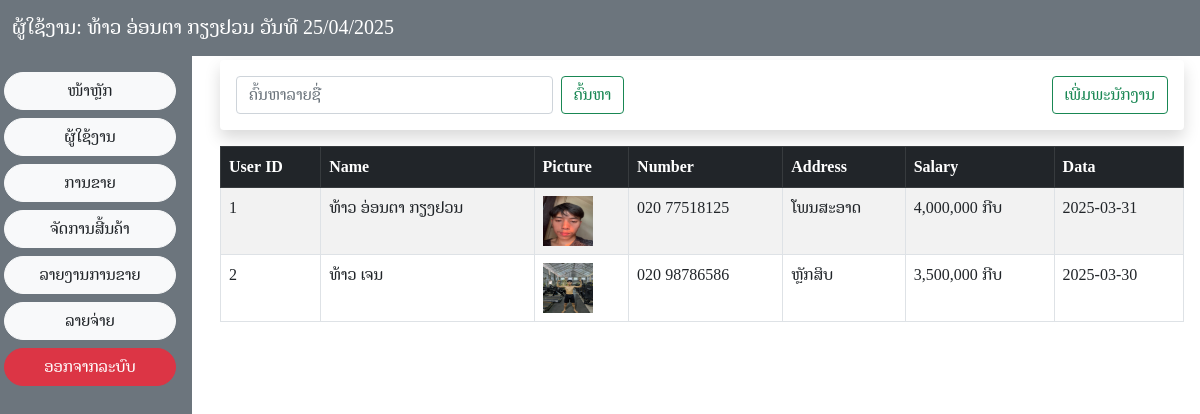
The page /component/user.php (signed in) on the database its author committed.
### tables this page shows
CREATE TABLE IF NOT EXISTS `tb_users` (
  `user_id` int NOT NULL AUTO_INCREMENT,
  `name` varchar(255) NOT NULL,
  `picture` varchar(255) NOT NULL,
  `username` varchar(255) NOT NULL,
  `password` varchar(255) NOT NULL,
  `number` varchar(255) NOT NULL,
  `address` varchar(255) NOT NULL,
  `salary` int NOT NULL,
  `data` date NOT NULL,
  PRIMARY KEY (`user_id`)
);

### server/server.php (called while the page is built, shortened)
<?php
function selectData($connection, $table, $columns = "*", $where = "", $params = []) {
    $sql = "SELECT $columns FROM $table";
    if (!empty($where)) {
        $sql .= " WHERE $where";
    }
    $stmt = $connection->prepare($sql);
    $stmt->execute($params);
    return $stmt->fetchAll(PDO::FETCH_ASSOC);
}
function searchData($connection, $table, $searchColumn, $searchTerm) {
    $where = "$searchColumn LIKE ?";
    $params = ["%$searchTerm%"];
    return selectData($connection, $table, "*", $where, $params);
}
?>

### pages/showuser.php (the view, shortened to what this page needs)
<?php
include_once('../server/server.php');
$users = selectData($connection, "tb_users");
?>
<?php
$search = isset($_GET['search']) ? $_GET['search'] : '';
$users = searchData($connection, "tb_users", "name", $search);
?>
<div class="container">
    <div class="bg-white shadow rounded p-3 mb-3 d-flex justify-content-between">
        <form class="d-flex col-lg-5 col-md-5" role="search" method="GET" action="">
            <input class="form-control me-2" type="search" name="search" placeholder="ຄົ້ນຫາລາຍຊື່" aria-label="Search" value="<?php echo htmlspecialchars($search); ?>">
            <button class="btn btn-outline-success" type="submit">ຄົ້ນຫາ</button>
        </form>
        <div class="d-flex align-items-center">
            <button type="button" class="btn btn-outline-success" data-bs-toggle="modal" data-bs-target="#alertModal">
                ເພີ່ມພະນັກງານ
            </button>
        </div>
    </div>
</div>
<div class="container">
    <table class="table table-striped table-bordered">
        <thead class="table-dark">
            <tr>
                <th scope="col">User ID</th>
                <th scope="col">Name</th>
                <th scope="col">Picture</th>
                <th scope="col">Number</th>
                <th scope="col">Address</th>
                <th scope="col">Salary</th>
                <th scope="col">Data</th>
            </tr>
        </thead>
        <tbody>
            <?php
            $number = 1;
            ?>
            <?php foreach ($users as $user): ?>
                <tr>
                    <td><?php echo $number++; ?></td>
                    <td><?php echo htmlspecialchars($user['name']); ?></td>
                    <td>
                        <img src="<?php echo htmlspecialchars($user['picture']); ?>" alt="Picture" style="width: 50px; height: 50px;">
                    </td>
                    <td><?php echo htmlspecialchars($user['number']); ?></td>
                    <td><?php echo htmlspecialchars($user['address']); ?></td>
                    <td><?php echo number_format($user['salary'], 0, '.', ',') . " ກີບ"; ?></td>
                    <td><?php echo htmlspecialchars($user['data']); ?></td>
                </tr>
            <?php endforeach; ?>
        </tbody>
    </table>
</div>

### css/addemployee.css (style rules this page uses)
* { box-sizing: border-box; margin: 0; padding: 0; }
body { font-family: "Noto Serif Lao", serif; }

### component/user.php (style rules this page uses)
* { box-sizing: border-box; margin: 0; padding: 0; }
body { font-family: "Noto Serif Lao", serif; }

### component/sidbar.php (style rules this page uses)
body, html { margin: 0; padding: 0; overflow-x: hidden; }

### rows shown on the page
tb_users: name "ທ້າວ ອ່ອນຕາ ກຽງຢວນ", picture (picture), number "020 77518125", address "ໂພນສະອາດ", salary "4,000,000", data "2025-03-31"
tb_users: name "ທ້າວ ເຈນ", picture (picture), number "020 98786586", address "ຫຼັກສິບ", salary "3,500,000", data "2025-03-30"

### other values the page prints
$name "ທ້າວ ອ່ອນຕາ ກຽງຢວນ"
